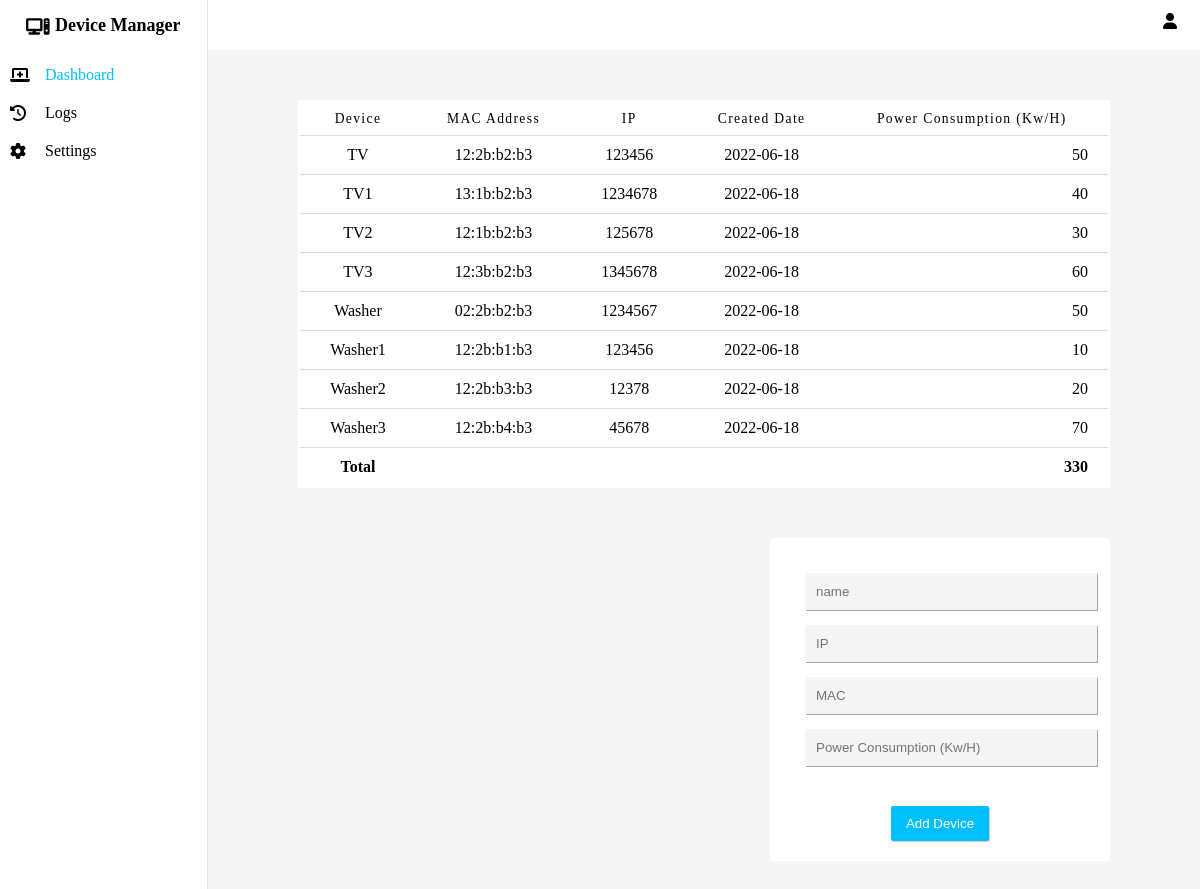
The page / on the database its author committed.
### tables this page shows
CREATE TABLE `device` (
                          `id` int(11) NOT NULL AUTO_INCREMENT,
                          `name_device` varchar(256) NOT NULL,
                          `ip` varchar(256) NOT NULL,
                          `mac` varchar(256) NOT NULL,
                          `create_date` date NOT NULL,
                          `power_consumption` int(11) NOT NULL,
                          PRIMARY KEY (`id`)
);

### Controller/DeviceController.php (called while the page is built, shortened)
<?php
class DeviceController
{
    protected $deviceDb;
    public function __construct()
    {
        $db = new DBConnect();
        $this->deviceDb = new DeviceDb($db->connect());
    }
    public function getAllDevice()
    {
        return $this->deviceDb->getAllDevice();
    }
}

### Model/database/DBConnect.php (called while the page is built, shortened)
<?php
class DBConnect
{
    protected $dns;
    protected $username;
    protected $password;
    public function __construct()
    {
        $this->dns = 'mysql:host=localhost;dbname=BSS_Exercise1';
        $this->username = 'admin';
        $this->password = 'password';
    }
    public function connect()
    {
        try {
            return new PDO($this->dns, $this->username, $this->password);
        }catch(PDOException $e){
            return $e->getMessage();
        }
    }
}

### Model/Device/DeviceDb.php (called while the page is built, shortened)
<?php
class DeviceDb
{
    protected $connect;
    public function __construct($connect)
    {
        $this->connect = $connect;
    }
    public function getAllDevice()
    {
        $sql = 'Select * from device';
        $stmt = $this->connect->prepare($sql);
        $stmt->execute();
        $result = $stmt->fetchAll();
        return $result;
    }
}

### index.php (the view, shortened to what this page needs)
<?php
include('./Controller/DeviceController.php');
include('./model/Device/DeviceDb.php');
include('./model/database/DBConnect.php');
$deviceController = new DeviceController();
$devices = $deviceController->getAllDevice();
?>
<!doctype html>
<html lang="en">
<head>
    <link rel="stylesheet" href="./css/style.css">
    <link rel="stylesheet" href="https://cdnjs.cloudflare.com/ajax/libs/font-awesome/6.0.0/css/all.min.css" />
</head>
<body>
<div class = "home-layout">
    <aside class="sidebar">
        <div class="sidebar-group">
            <label for="" >Device Manager</label>
        </div>
        <div class="sidebar-group">
            <i class="fa-solid fa-laptop-medical"></i>
            <a href="#" class="active">Dashboard</a>
        </div>
        <div class="sidebar-group">
            <i class="fa-solid fa-clock-rotate-left"></i>
            <a href="Logs.php">Logs</a>
        </div>
        <div class="sidebar-group">
            <i class="fa-solid fa-gear"></i>
            <a href="Setting.php">Settings</a>
        </div>
    </aside>
    <div class="home-container">
        <header class="header">
            <div class="header-group">
                <i class="fa-solid fa-user icon-user"></i>
                <span class='header-identity'>
                </span>
            </div>
        </header>
        <content class="content">
            <div class="content-wrapper">
            <div class="content-table">
                <table>
                    <thead>
                    <tr>
                        <th scope="col">Device</th>
                        <th scope="col">MAC Address</th>
                        <th scope="col">IP</th>
                        <th scope="col">Created Date</th>
                        <th scope="col">Power Consumption (Kw/H)</th>
                    </tr>
                    </thead>
                    <tbody>
                    <?php
                     foreach ($devices as $device){
                         echo "<tr>";
                        echo "<td data-label='Device'>".$device['name_device']."</td>";
                        echo "<td data-label='MAC Address'>".$device['mac']."</td>";
                        echo "<td data-label='IP'>".$device['ip']."</td>";
                        echo "<td data-label='Created Date'>".$device['create_date']."</td>";
                        echo "<td data-label='Power Consumption (Kw/H)' class='power'>".$device['power_consumption']."</td>";
                        echo "</tr>";
                     }
                    ?>
                    <tr>
                        <td data-label="Device" class="total-label">Total</td>
                        <td data-label="MAC Address"></td>
                        <td data-label="IP"></td>
                        <td data-label="Created Date"></td>
                        <td data-label="Power Consumption (Kw/H)" class="total-power">
                            <?php
                            global $total;
                            foreach ($devices as $device){
                                $total += $device["power_consumption"];
                            }
                            echo $total;
                            ?>
                        </td>
                    </tr>
                    </tbody>
                </table>
            </div>
            <div class="wrapper">
                <div class="chart">
                    <div id="chartContainer" ></div>
                </div>
                <form method="POST" class="add-device">
                    <input type="text" name="name_device" placeholder="name">
                    <input type="text" name="ip" placeholder="IP">
                    <input type="text" name="mac" placeholder="MAC">
                    <input type="text" name="power_consumption" placeholder="Power Consumption (Kw/H)">
                    <div class="error">
                    </div>
                    <button type="submit">Add Device</button>
                </form>
            </div>
            </div>
        </content>
    </div>
</div>
</body>
</html>

### css/style.css (style rules this page uses)
body { margin: 0; height: 100vh; display: flex; justify-content: center; }
.error { padding-left: 15px; padding-bottom: 5px; color: red; text-align: left; }
.home-layout { width: 100vw; display: flex; }
.sidebar { background-color: #ffffff; width: 250px; min-height: 1000px; border-right: 0.4px solid #e7e2e2; }
.icon-device { display: inline-block; width: 12%; height: 50%; padding: 12px 5px 0px 0px; }
.sidebar-group { padding: 5px 5px; display: flex; justify-content: center; }
.sidebar-group label { padding: 10px 0px 15px 0px; font-weight: 600; font-size: 18px; }
.sidebar-group i { width: 25px; margin-top: 6px; margin-left: 5px; margin-right: 5px; }
.sidebar-group a { flex: 1; text-decoration: none; color: black; text-align: left; cursor: pointer; padding: 5px 5px; }
.sidebar-group .active { color: deepskyblue; }
.home-container { width: 100%; }
.header { width: 100%; height: 50px; background-color: #ffffff; display: block; justify-content: center; }
.content { width: 100%; min-height: 950px; background-color: #f5f5f5; display: inline-block; }
.content-wrapper { margin: 50px 90px; }
.header-group { display: flex; justify-content: right; padding: 8px; }
.icon-user { padding: 5px; }
.header-identity { display: block; padding: 5px; }
.content-table { width: 100%; }
table { width: 100%; border: 2px solid #ffffff; border-collapse: collapse; margin: 50px auto; padding: 0; }
table tr { background-color: #ffffff; border: 0.5px solid #ddd; padding: .5em; }
table th, table td { padding: .625em 1.25em; text-align: center; }
table th { font-weight: 500; font-size: .85em; letter-spacing: .1em; }
table .power { text-align: right; }
table .total-label { font-weight: 600; }
table .total-power { font-weight: 600; text-align: right; }
.wrapper { display: flex; justify-content: space-between; }
.add-device { text-align: center; width: 300px; padding: 20px 20px; background-color: #fff; border-radius: 2px ; box-shadow: 2px 2px #f5f5f5 ; }
.add-device input { background-color: #f5f5f5; width: 90%; outline: none; display: block; border: 0.5px solid #f5f5f5; border-radius: 1px; box-shadow: 1px 1px #a4a4a4; margin: 15px 15px; padding: 10px 10px; }
.add-device button { margin-top: 20px; padding: 10px 15px; background-color: deepskyblue; color: #fff; border: none; border-radius: 2px; box-shadow: 1px 1px #d3d2d2; }
#chartContainer { height: 315px; width: 400px; }

### rows shown on the page
device: name_device "TV", mac "12:2b:b2:b3", ip "123456", create_date "2022-06-18", power_consumption "50"
device: name_device "TV1", mac "13:1b:b2:b3", ip "1234678", create_date "2022-06-18", power_consumption "40"
device: name_device "TV2", mac "12:1b:b2:b3", ip "125678", create_date "2022-06-18", power_consumption "30"
device: name_device "TV3", mac "12:3b:b2:b3", ip "1345678", create_date "2022-06-18", power_consumption "60"
device: name_device "Washer", mac "02:2b:b2:b3", ip "1234567", create_date "2022-06-18", power_consumption "50"
device: name_device "Washer1", mac "12:2b:b1:b3", ip "123456", create_date "2022-06-18", power_consumption "10"
device: name_device "Washer2", mac "12:2b:b3:b3", ip "12378", create_date "2022-06-18", power_consumption "20"
device: name_device "Washer3", mac "12:2b:b4:b3", ip "45678", create_date "2022-06-18", power_consumption "70"

### other values the page prints
$total "330"
